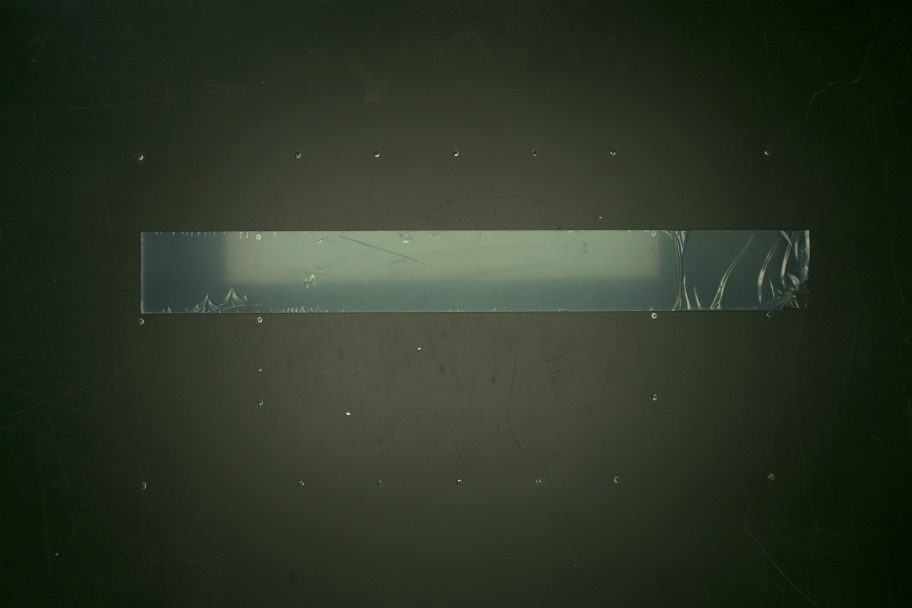
#> input picture front/1007.jpeg, 2736 x 1824 px (shown at 1/3 size); its folder holds only this picture in this run
$ jupyter execute --allow-errors ImageCleaning.ipynb
#> lines starting #> are read from the running program, lines starting #| are printed output that depends on the picture; after the words box and inside, x2 and y2 are one past the last pixel; in counts of white or black regions, pixels touching at a corner belong together
[cell 1]
import cv2
import numpy as np
import matplotlib.pyplot as plt
import os

[cell 2]
image = cv2.imread('PekuthermKamera2Front_112.jpeg')
image_path = cv2.imread('PekuthermKamera2Front_112.jpeg')

[cell 3]
import cv2
import numpy as np
import matplotlib.pyplot as plt

# Load the image
image = cv2.imread('PekuthermKamera2Front_112.jpeg', cv2.IMREAD_COLOR)

# Check if the image was loaded successfully
#> (the rest of this cell did not finish here and is left out)

[cell 4]
import cv2

# Load the image
image = cv2.imread('PekuthermKamera2Front_112.jpeg')

# Specify the new dimensions (width, height)
new_width = 800
new_height = 600

# Resize the image
#> (the rest of this cell did not finish here and is left out)

#> (a cell that did not finish here is left out)

[cell 6]
from PIL import Image, ImageFilter
import numpy as np

# Assuming 'image' is your NumPy array
# Convert NumPy array to PIL Image
#> (the rest of this cell did not finish here and is left out)

[cell 7]
import cv2
# Replace 'your_image.jpg' with the path to your image
#> (the rest of this cell did not finish here and is left out)

#> (a cell that did not finish here is left out)

[cell 9]
import cv2
import numpy as np
import os
import pandas as pd
from tqdm import tqdm

# Define the path to the folder containing the images
folder_path = 'front'

# Get a list of all files in the folder
image_files = [f for f in os.listdir(folder_path) if f.endswith('.jpeg')]

# Initialize a list to store the data
data = []

# Function to process each image
def process_image(image_path):
    # Load the image
#> called with image_path = 'front/1007.jpeg'
    image = cv2.imread(image_path)
#> image is the input picture: shape (1824, 2736, 3); mean B, G, R 38.3, 52.6, 44.1

    # Resize the image
    new_width = 800
    new_height = 600
    resized_image = cv2.resize(image, (new_width, new_height))
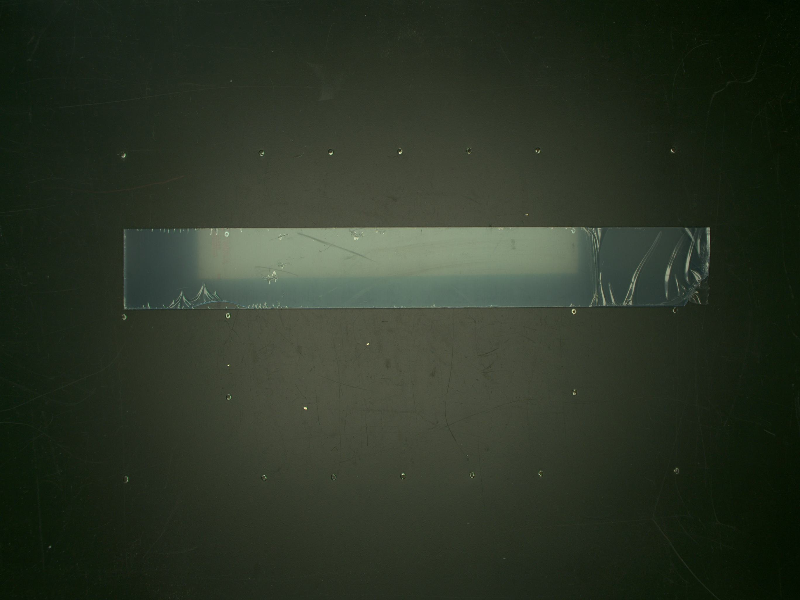
#> resized_image: shape (600, 800, 3); mean B, G, R 38.2, 52.5, 44

    # Get image dimensions
    height, width = resized_image.shape[:2]
#> height = 600; width = 800

    # Define the border size (50 pixels)
    border_size = 50

    # Crop the image to remove the 50-pixel border
    cropped_image = resized_image[border_size:height-border_size, border_size:width-border_size]
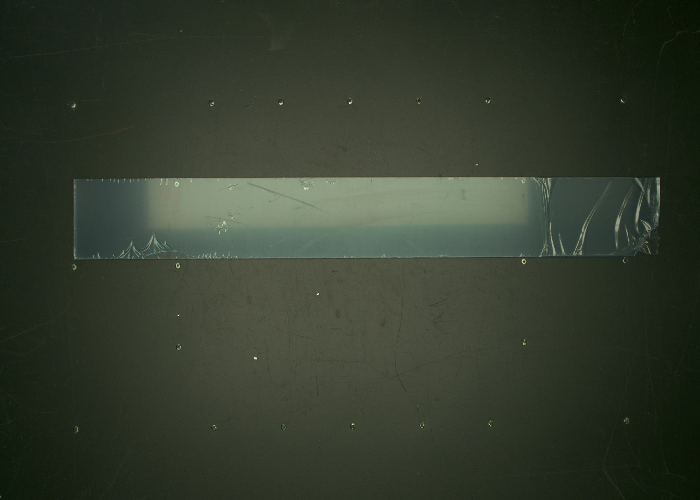
#> cropped_image: shape (500, 700, 3); mean B, G, R 45.9, 60.4, 52.4

    # Convert the image to grayscale
    blurred = cv2.cvtColor(cropped_image, cv2.COLOR_BGR2GRAY)

    # Threshold the image to create a binary image
    _, thresh = cv2.threshold(blurred, 100, 255, cv2.THRESH_BINARY)
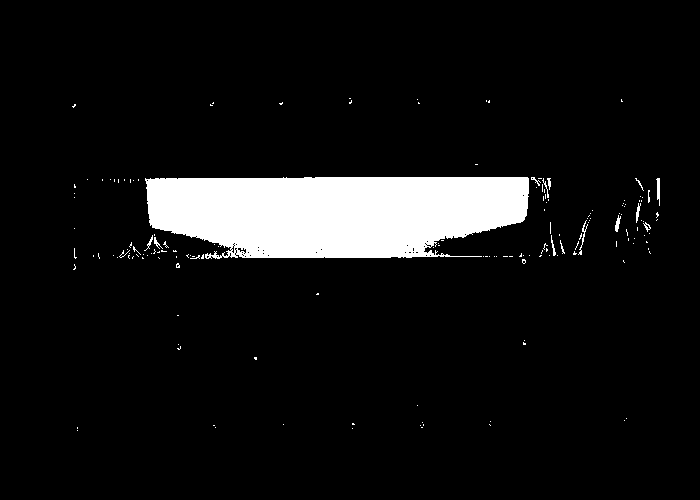
#> thresh: shape (500, 700); 7.8% white; 166 white regions (151 under 20 px)

    # Find contours in the binary image
    contours, _ = cv2.findContours(thresh, cv2.RETR_EXTERNAL, cv2.CHAIN_APPROX_SIMPLE)
#> contours = 166 contours, 160 with area under 20; largest, box (x1, y1, x2, y2) and area: (145, 177, 529, 259) 25916, (656, 178, 660, 206) 42, (615, 215, 621, 232) 34, (643, 222, 651, 232) 25, (636, 203, 641, 223) 24, (578, 220, 588, 255) 22

    # Set a minimum area threshold to filter out small contours
    min_area = 0.7  # Adjust this value according to your needs

    # Filter out small contours
    filtered_contours = [contour for contour in contours if cv2.contourArea(contour) >= min_area]
#> filtered_contours = 45 contours, 39 with area under 20; largest, box (x1, y1, x2, y2) and area: (145, 177, 529, 259) 25916, (656, 178, 660, 206) 42, (615, 215, 621, 232) 34, (643, 222, 651, 232) 25, (636, 203, 641, 223) 24, (578, 220, 588, 255) 22

    # Combine all filtered contours to find the bounding box
    if filtered_contours:
        all_contours = np.vstack(filtered_contours)
#> all_contours = contour of 851 points, box (x1, y1, x2, y2) (72, 100, 660, 425), area 22326

        # Get the bounding rectangle for all filtered contours
        x, y, w, h = cv2.boundingRect(all_contours)
#> x = 72; y = 100; w = 588; h = 325

        # Store the image name (without extension) and dimensions in the data list
        image_id = os.path.splitext(os.path.basename(image_path))[0]
        data.append({'ID': image_id, 'Width': w, 'Height': h})

        # Draw the bounding rectangle on the image
        cv2.rectangle(cropped_image, (x, y), (x + w, y + h), (0, 255, 0), 2)

        # Prepare the measurement text
        text = f'Width: {w}px, Height: {h}px'
#> text = 'Width: 588px, Height: 325px'

        # Choose a font and get the text size
        font = cv2.FONT_HERSHEY_SIMPLEX
        text_size = cv2.getTextSize(text, font, 0.5, 2)[0]
#> text_size = (227, 12)

        # Set the text position
        text_x = x + (w - text_size[0]) // 2
#> text_x = 252
        text_y = y - 10 if y - 10 > 10 else y + 10 + text_size[1]
#> text_y = 90

        # Draw the text background rectangle
        cv2.rectangle(cropped_image, (text_x, text_y - text_size[1] - 5), (text_x + text_size[0], text_y + 5), (0, 255, 0), -1)

        # Put the text on the image
        cv2.putText(cropped_image, text, (text_x, text_y), font, 0.5, (0, 0, 0), 2)
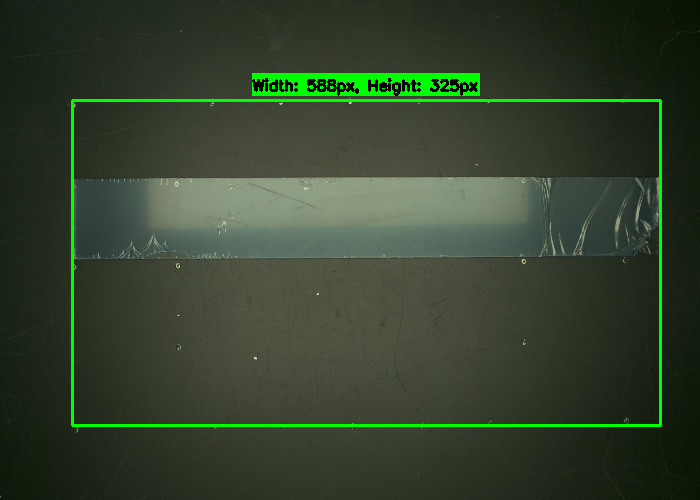
#> cropped_image: shape (500, 700, 3); mean B, G, R 44.7, 65.3, 50.9
    else:
        print("No contours found with area greater than the minimum area threshold.")

    return cropped_image

# Process each image in the folder
for image_file in tqdm(image_files, desc="Processing images"):
    image_path = os.path.join(folder_path, image_file)
    process_image(image_path)

# Convert the data list to a DataFrame
df = pd.DataFrame(data)
#> df = table of 1 rows and 3 columns

# Display the DataFrame
print(df)
#|      ID  Width  Height
#| 0  1007    588     325

$ run again, on front/1030.jpeg
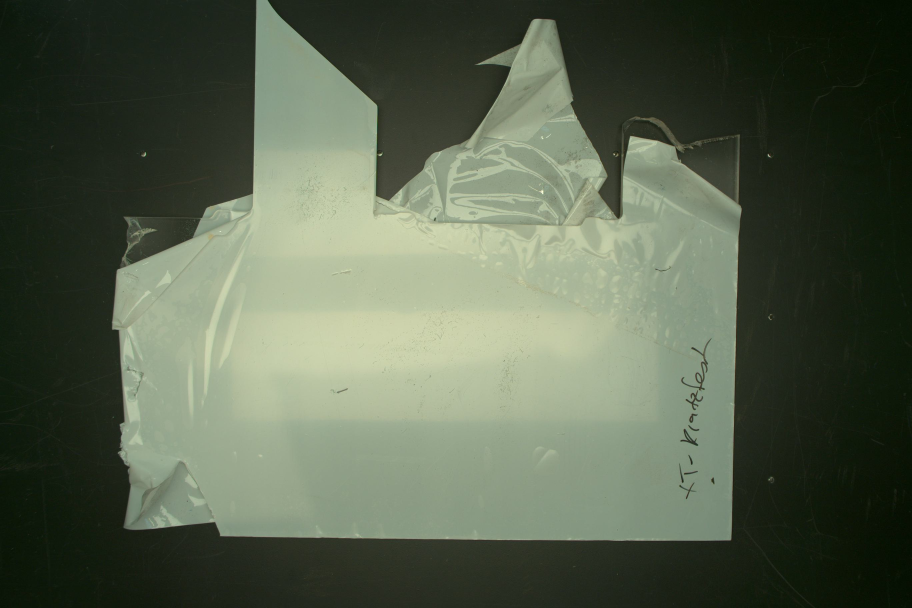
#> input picture front/1030.jpeg, 2736 x 1824 px (shown at 1/3 size)
#> in process_image, image is the input picture: shape (1824, 2736, 3); mean B, G, R 76.7, 96.1, 85.8
#> in process_image, `_, thresh = cv2.threshold(blurred, 100, 255, cv2.THRESH_BINARY)`:
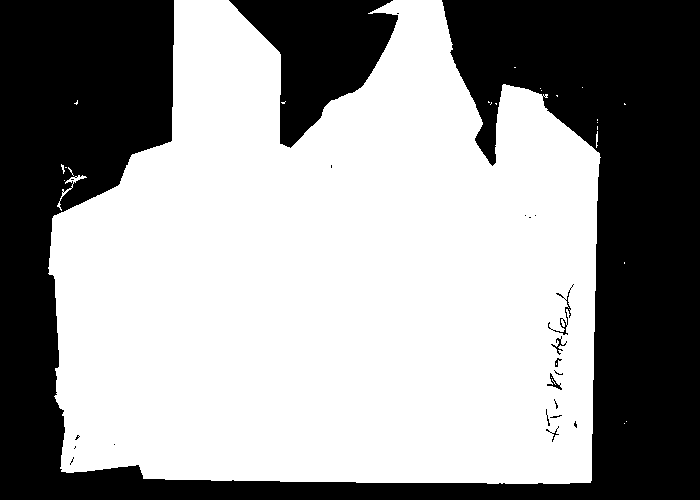
#> thresh: shape (500, 700); 59.6% white; 22 black regions (14 under 20 px)
#> contours = 24 contours, 22 with area under 20; largest, box (x1, y1, x2, y2) and area: (48, 0, 601, 484) 207870, (57, 175, 87, 211) 85
#> filtered_contours = 7 contours, 5 with area under 20; largest, box (x1, y1, x2, y2) and area: (48, 0, 601, 484) 207870, (57, 175, 87, 211) 85
#> all_contours = contour of 744 points, box (x1, y1, x2, y2) (48, 0, 601, 484), area 217566
#> x = 48; y = 0; w = 553; h = 484
#> text = 'Width: 553px, Height: 484px'
#> text_size = (227, 12)
#> text_x = 211
#> text_y = 22
#> in process_image, `cv2.putText(cropped_image, text, (text_x, text_y), font, 0.5, (0, 0, 0..`:
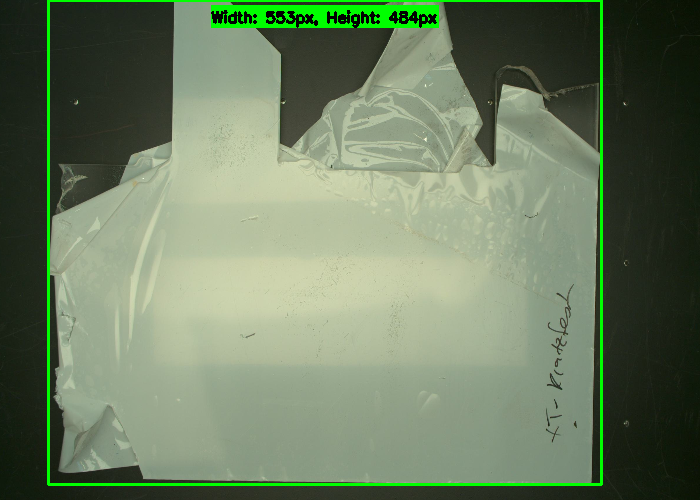
#> cropped_image: shape (500, 700, 3); mean B, G, R 96.1, 124.2, 106.9
#> df = table of 1 rows and 3 columns
#|      ID  Width  Height
#| 0  1030    553     484
